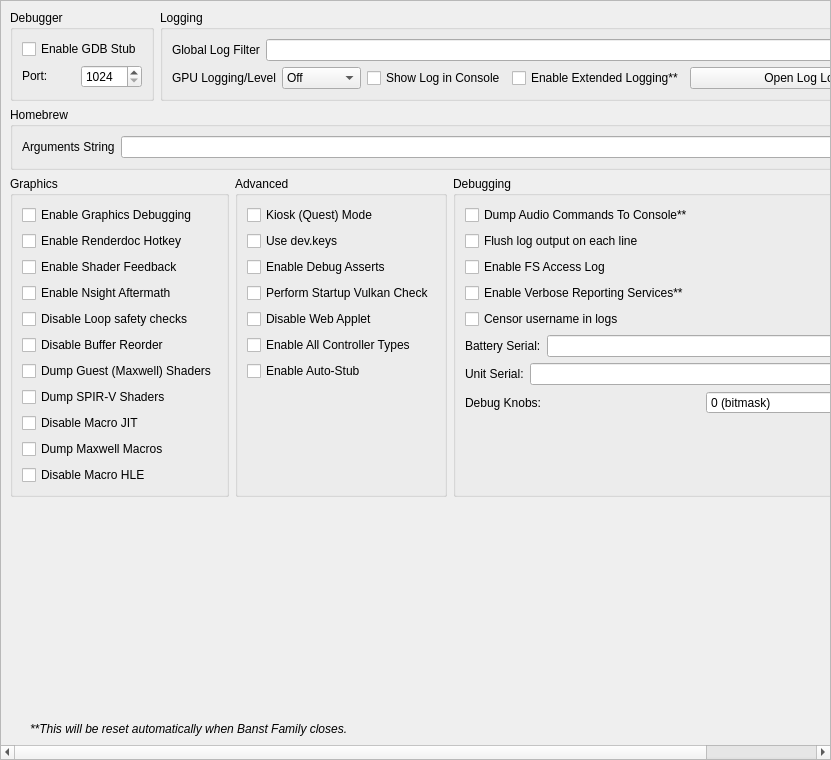
<?xml version="1.0" encoding="UTF-8"?>
<ui version="4.0">
 <class>ConfigureDebug</class>
 <widget class="QScrollArea" name="ConfigureDebug">
  <property name="geometry">
   <rect>
    <x>0</x>
    <y>0</y>
    <width>831</width>
    <height>760</height>
   </rect>
  </property>
  <property name="widgetResizable">
   <bool>true</bool>
  </property>
  <widget class="QWidget" name="widget">
   <property name="geometry">
    <rect>
     <x>0</x>
     <y>0</y>
     <width>829</width>
     <height>758</height>
    </rect>
   </property>
   <layout class="QVBoxLayout" name="verticalLayout_1">
    <item>
     <layout class="QHBoxLayout" name="horizontalLayout">
      <property name="topMargin">
       <number>0</number>
      </property>
      <item>
       <widget class="QGroupBox" name="groupBox">
        <property name="sizePolicy">
         <sizepolicy hsizetype="Preferred" vsizetype="Preferred">
          <horstretch>0</horstretch>
          <verstretch>0</verstretch>
         </sizepolicy>
        </property>
        <property name="title">
         <string>Debugger</string>
        </property>
        <property name="alignment">
         <set>Qt::AlignmentFlag::AlignLeading|Qt::AlignmentFlag::AlignLeft|Qt::AlignmentFlag::AlignTop</set>
        </property>
        <property name="flat">
         <bool>false</bool>
        </property>
        <property name="checkable">
         <bool>false</bool>
        </property>
        <layout class="QVBoxLayout" name="verticalLayout_3">
         <item>
          <widget class="QWidget" name="debug_widget" native="true">
           <property name="sizePolicy">
            <sizepolicy hsizetype="Preferred" vsizetype="Maximum">
             <horstretch>0</horstretch>
             <verstretch>0</verstretch>
            </sizepolicy>
           </property>
           <layout class="QVBoxLayout" name="verticalLayout">
            <property name="sizeConstraint">
             <enum>QLayout::SizeConstraint::SetDefaultConstraint</enum>
            </property>
            <property name="leftMargin">
             <number>0</number>
            </property>
            <property name="topMargin">
             <number>0</number>
            </property>
            <property name="rightMargin">
             <number>0</number>
            </property>
            <property name="bottomMargin">
             <number>0</number>
            </property>
            <item>
             <widget class="QCheckBox" name="toggle_gdbstub">
              <property name="sizePolicy">
               <sizepolicy hsizetype="Maximum" vsizetype="Maximum">
                <horstretch>0</horstretch>
                <verstretch>0</verstretch>
               </sizepolicy>
              </property>
              <property name="text">
               <string>Enable GDB Stub</string>
              </property>
             </widget>
            </item>
            <item>
             <widget class="QWidget" name="horizontalWidget_3" native="true">
              <property name="sizePolicy">
               <sizepolicy hsizetype="Preferred" vsizetype="Maximum">
                <horstretch>0</horstretch>
                <verstretch>0</verstretch>
               </sizepolicy>
              </property>
              <layout class="QHBoxLayout" name="horizontalLayout_3">
               <property name="leftMargin">
                <number>0</number>
               </property>
               <property name="topMargin">
                <number>0</number>
               </property>
               <property name="rightMargin">
                <number>0</number>
               </property>
               <property name="bottomMargin">
                <number>0</number>
               </property>
               <item>
                <widget class="QLabel" name="label_11">
                 <property name="sizePolicy">
                  <sizepolicy hsizetype="Minimum" vsizetype="Maximum">
                   <horstretch>0</horstretch>
                   <verstretch>0</verstretch>
                  </sizepolicy>
                 </property>
                 <property name="text">
                  <string>Port:</string>
                 </property>
                </widget>
               </item>
               <item>
                <widget class="QSpinBox" name="gdbport_spinbox">
                 <property name="sizePolicy">
                  <sizepolicy hsizetype="Preferred" vsizetype="Maximum">
                   <horstretch>0</horstretch>
                   <verstretch>0</verstretch>
                  </sizepolicy>
                 </property>
                 <property name="minimum">
                  <number>1024</number>
                 </property>
                 <property name="maximum">
                  <number>65535</number>
                 </property>
                </widget>
               </item>
              </layout>
             </widget>
            </item>
           </layout>
          </widget>
         </item>
        </layout>
       </widget>
      </item>
      <item>
       <widget class="QGroupBox" name="groupBox_2">
        <property name="sizePolicy">
         <sizepolicy hsizetype="Expanding" vsizetype="Preferred">
          <horstretch>0</horstretch>
          <verstretch>0</verstretch>
         </sizepolicy>
        </property>
        <property name="title">
         <string>Logging</string>
        </property>
        <layout class="QGridLayout" name="gridLayout_1">
         <item row="0" column="0" colspan="4">
          <widget class="QWidget" name="logging_widget" native="true">
           <property name="sizePolicy">
            <sizepolicy hsizetype="Preferred" vsizetype="Maximum">
             <horstretch>0</horstretch>
             <verstretch>0</verstretch>
            </sizepolicy>
           </property>
           <layout class="QHBoxLayout" name="horizontalLayout_1">
            <property name="leftMargin">
             <number>0</number>
            </property>
            <property name="topMargin">
             <number>0</number>
            </property>
            <property name="rightMargin">
             <number>0</number>
            </property>
            <property name="bottomMargin">
             <number>0</number>
            </property>
            <item>
             <widget class="QLabel" name="label_1">
              <property name="sizePolicy">
               <sizepolicy hsizetype="Preferred" vsizetype="Preferred">
                <horstretch>0</horstretch>
                <verstretch>0</verstretch>
               </sizepolicy>
              </property>
              <property name="text">
               <string>Global Log Filter</string>
              </property>
             </widget>
            </item>
            <item>
             <widget class="QLineEdit" name="log_filter_edit"/>
            </item>
           </layout>
          </widget>
         </item>
         <item row="1" column="0">
          <widget class="QWidget" name="gpu_log_level_widget" native="true">
           <property name="sizePolicy">
            <sizepolicy hsizetype="Preferred" vsizetype="Maximum">
             <horstretch>0</horstretch>
             <verstretch>0</verstretch>
            </sizepolicy>
           </property>
           <layout class="QHBoxLayout" name="gpu_log_level_layout">
            <property name="leftMargin">
             <number>0</number>
            </property>
            <property name="topMargin">
             <number>0</number>
            </property>
            <property name="rightMargin">
             <number>0</number>
            </property>
            <property name="bottomMargin">
             <number>0</number>
            </property>
            <item>
             <widget class="QLabel" name="gpu_log_level_label">
              <property name="text">
               <string>GPU Logging/Level</string>
              </property>
             </widget>
            </item>
            <item>
             <widget class="QComboBox" name="gpu_log_level">
              <property name="toolTip">
               <string>Detail level for GPU logs. Off disables logging entirely.</string>
              </property>
              <item>
               <property name="text">
                <string>Off</string>
               </property>
              </item>
              <item>
               <property name="text">
                <string>Errors</string>
               </property>
              </item>
              <item>
               <property name="text">
                <string>Standard</string>
               </property>
              </item>
              <item>
               <property name="text">
                <string>Verbose</string>
               </property>
              </item>
              <item>
               <property name="text">
                <string>All</string>
               </property>
              </item>
             </widget>
            </item>
           </layout>
          </widget>
         </item>
         <item row="1" column="1">
          <widget class="QCheckBox" name="toggle_console">
           <property name="text">
            <string>Show Log in Console</string>
           </property>
          </widget>
         </item>
         <item row="1" column="2">
          <widget class="QCheckBox" name="extended_logging">
           <property name="enabled">
            <bool>true</bool>
           </property>
           <property name="toolTip">
            <string>When checked, the max size of the log increases from 100 MB to 1 GB</string>
           </property>
           <property name="text">
            <string>Enable Extended Logging**</string>
           </property>
          </widget>
         </item>
         <item row="1" column="3">
          <widget class="QPushButton" name="open_log_button">
           <property name="sizePolicy">
            <sizepolicy hsizetype="Expanding" vsizetype="Maximum">
             <horstretch>1</horstretch>
             <verstretch>0</verstretch>
            </sizepolicy>
           </property>
           <property name="minimumSize">
            <size>
             <width>250</width>
             <height>0</height>
            </size>
           </property>
           <property name="text">
            <string>Open Log Location</string>
           </property>
          </widget>
         </item>
        </layout>
       </widget>
      </item>
     </layout>
    </item>
    <item>
     <widget class="QGroupBox" name="groupBox_3">
      <property name="title">
       <string>Homebrew</string>
      </property>
      <layout class="QVBoxLayout" name="verticalLayout_5">
       <item>
        <layout class="QHBoxLayout" name="horizontalLayout_4">
         <item>
          <widget class="QLabel" name="label_3">
           <property name="text">
            <string>Arguments String</string>
           </property>
          </widget>
         </item>
         <item>
          <widget class="QLineEdit" name="homebrew_args_edit"/>
         </item>
        </layout>
       </item>
      </layout>
     </widget>
    </item>
    <item>
     <layout class="QHBoxLayout" name="horizontalLayout_2">
      <item>
       <widget class="QGroupBox" name="groupBox_4">
        <property name="title">
         <string>Graphics</string>
        </property>
        <layout class="QGridLayout" name="gridLayout_2">
         <item row="4" column="0">
          <widget class="QCheckBox" name="disable_loop_safety_checks">
           <property name="toolTip">
            <string>When checked, it executes shaders without loop logic changes</string>
           </property>
           <property name="text">
            <string>Disable Loop safety checks</string>
           </property>
          </widget>
         </item>
         <item row="9" column="0">
          <widget class="QCheckBox" name="dump_macros">
           <property name="enabled">
            <bool>true</bool>
           </property>
           <property name="toolTip">
            <string>When checked, it will dump all the macro programs of the GPU</string>
           </property>
           <property name="text">
            <string>Dump Maxwell Macros</string>
           </property>
          </widget>
         </item>
         <item row="3" column="0">
          <widget class="QCheckBox" name="enable_nsight_aftermath">
           <property name="toolTip">
            <string>When checked, it enables Nsight Aftermath crash dumps</string>
           </property>
           <property name="text">
            <string>Enable Nsight Aftermath</string>
           </property>
          </widget>
         </item>
         <item row="6" column="0">
          <widget class="QCheckBox" name="dump_guest_shaders">
           <property name="enabled">
            <bool>true</bool>
           </property>
           <property name="toolTip">
            <string>When checked, it will dump original Maxwell guest shader bytecode (the input to the recompiler) as .ash files under DumpDir/shaders/. Useful for inspection with nvdisasm.</string>
           </property>
           <property name="text">
            <string>Dump Guest (Maxwell) Shaders</string>
           </property>
          </widget>
         </item>
         <item row="1" column="0">
          <widget class="QCheckBox" name="enable_renderdoc_hotkey">
           <property name="text">
            <string>Enable Renderdoc Hotkey</string>
           </property>
          </widget>
         </item>
         <item row="8" column="0">
          <widget class="QCheckBox" name="disable_macro_jit">
           <property name="enabled">
            <bool>true</bool>
           </property>
           <property name="toolTip">
            <string>When checked, it disables the macro Just In Time compiler. Enabling this makes games run slower</string>
           </property>
           <property name="text">
            <string>Disable Macro JIT</string>
           </property>
          </widget>
         </item>
         <item row="10" column="0">
          <widget class="QCheckBox" name="disable_macro_hle">
           <property name="enabled">
            <bool>true</bool>
           </property>
           <property name="toolTip">
            <string>When checked, it disables the macro HLE functions. Enabling this makes games run slower</string>
           </property>
           <property name="text">
            <string>Disable Macro HLE</string>
           </property>
          </widget>
         </item>
         <item row="0" column="0">
          <widget class="QCheckBox" name="enable_graphics_debugging">
           <property name="enabled">
            <bool>true</bool>
           </property>
           <property name="toolTip">
            <string>When checked, the graphics API enters a slower debugging mode</string>
           </property>
           <property name="text">
            <string>Enable Graphics Debugging</string>
           </property>
          </widget>
         </item>
         <item row="11" column="0">
          <spacer name="verticalSpacer_5">
           <property name="orientation">
            <enum>Qt::Orientation::Vertical</enum>
           </property>
           <property name="sizeType">
            <enum>QSizePolicy::Policy::Preferred</enum>
           </property>
           <property name="sizeHint" stdset="0">
            <size>
             <width>20</width>
             <height>0</height>
            </size>
           </property>
          </spacer>
         </item>
         <item row="2" column="0">
          <widget class="QCheckBox" name="enable_shader_feedback">
           <property name="toolTip">
            <string>When checked, Banst Family will log statistics about the compiled pipeline cache</string>
           </property>
           <property name="text">
            <string>Enable Shader Feedback</string>
           </property>
          </widget>
         </item>
         <item row="5" column="0">
          <widget class="QCheckBox" name="disable_buffer_reorder">
           <property name="toolTip">
            <string>&lt;html&gt;&lt;head/&gt;&lt;body&gt;&lt;p&gt;When checked, disables reordering of mapped memory uploads which allows to associate uploads with specific draws. May reduce performance in some cases.&lt;/p&gt;&lt;/body&gt;&lt;/html&gt;</string>
           </property>
           <property name="text">
            <string>Disable Buffer Reorder</string>
           </property>
          </widget>
         </item>
         <item row="7" column="0">
          <widget class="QCheckBox" name="gpu_log_shader_dumps">
           <property name="toolTip">
            <string>When checked, it will dump the recompiler's output SPIR-V binaries (.spv) under LogDir/shaders/. Inspect via SPIRV-Tools (spirv-dis / spirv-cross / spirv-val) or RenderDoc.</string>
           </property>
           <property name="text">
            <string>Dump SPIR-V Shaders</string>
           </property>
          </widget>
         </item>
        </layout>
       </widget>
      </item>
      <item>
       <widget class="QGroupBox" name="groupBox_6">
        <property name="title">
         <string>Advanced</string>
        </property>
        <layout class="QGridLayout" name="gridLayout_4">
         <item row="3" column="0">
          <widget class="QCheckBox" name="perform_vulkan_check">
           <property name="toolTip">
            <string>Enables Banst Family to check for a working Vulkan environment when the program starts up. Disable this if this is causing issues with external programs seeing Banst Family.</string>
           </property>
           <property name="text">
            <string>Perform Startup Vulkan Check</string>
           </property>
          </widget>
         </item>
         <item row="4" column="0">
          <widget class="QCheckBox" name="disable_web_applet">
           <property name="text">
            <string>Disable Web Applet</string>
           </property>
          </widget>
         </item>
         <item row="5" column="0">
          <widget class="QCheckBox" name="enable_all_controllers">
           <property name="text">
            <string>Enable All Controller Types</string>
           </property>
          </widget>
         </item>
         <item row="6" column="0">
          <widget class="QCheckBox" name="use_auto_stub">
           <property name="text">
            <string>Enable Auto-Stub</string>
           </property>
          </widget>
         </item>
         <item row="0" column="0">
          <widget class="QCheckBox" name="quest_flag">
           <property name="text">
            <string>Kiosk (Quest) Mode</string>
           </property>
          </widget>
         </item>
         <item row="1" column="0">
          <widget class="QCheckBox" name="use_dev_keys">
           <property name="text">
            <string>Use dev.keys</string>
           </property>
          </widget>
         </item>
         <item row="2" column="0">
          <widget class="QCheckBox" name="use_debug_asserts">
           <property name="text">
            <string>Enable Debug Asserts</string>
           </property>
          </widget>
         </item>
         <item row="7" column="0">
          <spacer name="verticalSpacer_4">
           <property name="orientation">
            <enum>Qt::Orientation::Vertical</enum>
           </property>
           <property name="sizeType">
            <enum>QSizePolicy::Policy::Expanding</enum>
           </property>
           <property name="sizeHint" stdset="0">
            <size>
             <width>20</width>
             <height>0</height>
            </size>
           </property>
          </spacer>
         </item>
        </layout>
       </widget>
      </item>
      <item>
       <widget class="QGroupBox" name="groupBox_5">
        <property name="title">
         <string>Debugging</string>
        </property>
        <layout class="QGridLayout" name="gridLayout_3">
         <item row="6" column="0">
          <widget class="QWidget" name="serial_battery_widget" native="true">
           <property name="sizePolicy">
            <sizepolicy hsizetype="Preferred" vsizetype="Maximum">
             <horstretch>0</horstretch>
             <verstretch>0</verstretch>
            </sizepolicy>
           </property>
           <layout class="QHBoxLayout" name="horizontalLayout_11">
            <property name="leftMargin">
             <number>0</number>
            </property>
            <property name="topMargin">
             <number>0</number>
            </property>
            <property name="rightMargin">
             <number>0</number>
            </property>
            <property name="bottomMargin">
             <number>0</number>
            </property>
            <item>
             <widget class="QLabel" name="label_12">
              <property name="sizePolicy">
               <sizepolicy hsizetype="Preferred" vsizetype="Preferred">
                <horstretch>0</horstretch>
                <verstretch>0</verstretch>
               </sizepolicy>
              </property>
              <property name="text">
               <string>Battery Serial:</string>
              </property>
             </widget>
            </item>
            <item>
             <widget class="QLineEdit" name="serial_battery_edit"/>
            </item>
           </layout>
          </widget>
         </item>
         <item row="8" column="0">
          <widget class="QWidget" name="debug_knobs_widget" native="true">
           <property name="sizePolicy">
            <sizepolicy hsizetype="Preferred" vsizetype="Maximum">
             <horstretch>0</horstretch>
             <verstretch>0</verstretch>
            </sizepolicy>
           </property>
           <layout class="QHBoxLayout" name="horizontalLayout_debug_knobs">
            <property name="leftMargin">
             <number>0</number>
            </property>
            <property name="topMargin">
             <number>0</number>
            </property>
            <property name="rightMargin">
             <number>0</number>
            </property>
            <property name="bottomMargin">
             <number>0</number>
            </property>
            <item>
             <widget class="QLabel" name="label_debug_knobs">
              <property name="sizePolicy">
               <sizepolicy hsizetype="Preferred" vsizetype="Preferred">
                <horstretch>0</horstretch>
                <verstretch>0</verstretch>
               </sizepolicy>
              </property>
              <property name="text">
               <string>Debug Knobs:</string>
              </property>
             </widget>
            </item>
            <item>
             <widget class="QSpinBox" name="debug_knobs_spinbox">
              <property name="minimum">
               <number>0</number>
              </property>
              <property name="maximum">
               <number>65535</number>
              </property>
              <property name="toolTip">
               <string>Bitmask for quick development toggles</string>
              </property>
              <property name="statusTip">
               <string>Set debug knobs (bitmask)</string>
              </property>
              <property name="whatsThis">
               <string>16-bit debug knob set for quick development toggles</string>
              </property>
              <property name="suffix">
               <string> (bitmask)</string>
              </property>
             </widget>
            </item>
           </layout>
          </widget>
         </item>
         <item row="7" column="0">
          <widget class="QWidget" name="serial_board_widget" native="true">
           <property name="sizePolicy">
            <sizepolicy hsizetype="Preferred" vsizetype="Maximum">
             <horstretch>0</horstretch>
             <verstretch>0</verstretch>
            </sizepolicy>
           </property>
           <layout class="QHBoxLayout" name="horizontalLayout_12">
            <property name="leftMargin">
             <number>0</number>
            </property>
            <property name="topMargin">
             <number>0</number>
            </property>
            <property name="rightMargin">
             <number>0</number>
            </property>
            <property name="bottomMargin">
             <number>0</number>
            </property>
            <item>
             <widget class="QLabel" name="label_13">
              <property name="sizePolicy">
               <sizepolicy hsizetype="Preferred" vsizetype="Preferred">
                <horstretch>0</horstretch>
                <verstretch>0</verstretch>
               </sizepolicy>
              </property>
              <property name="text">
               <string>Unit Serial:</string>
              </property>
             </widget>
            </item>
            <item>
             <widget class="QLineEdit" name="serial_board_edit"/>
            </item>
           </layout>
          </widget>
         </item>
         <item row="20" column="0">
          <spacer name="verticalSpacer_3">
           <property name="orientation">
            <enum>Qt::Orientation::Vertical</enum>
           </property>
           <property name="sizeType">
            <enum>QSizePolicy::Policy::Expanding</enum>
           </property>
           <property name="sizeHint" stdset="0">
            <size>
             <width>20</width>
             <height>0</height>
            </size>
           </property>
          </spacer>
         </item>
         <item row="1" column="0">
          <widget class="QCheckBox" name="dump_audio_commands">
           <property name="toolTip">
            <string>Enable this to output the latest generated audio command list to the console. Only affects games using the audio renderer.</string>
           </property>
           <property name="text">
            <string>Dump Audio Commands To Console**</string>
           </property>
          </widget>
         </item>
         <item row="2" column="0">
          <widget class="QCheckBox" name="flush_line">
           <property name="text">
            <string>Flush log output on each line</string>
           </property>
          </widget>
         </item>
         <item row="3" column="0">
          <widget class="QCheckBox" name="fs_access_log">
           <property name="text">
            <string>Enable FS Access Log</string>
           </property>
          </widget>
         </item>
         <item row="4" column="0">
          <widget class="QCheckBox" name="reporting_services">
           <property name="text">
            <string>Enable Verbose Reporting Services**</string>
           </property>
          </widget>
         </item>
         <item row="5" column="0">
          <widget class="QCheckBox" name="censor_username">
           <property name="text">
            <string>Censor username in logs</string>
           </property>
          </widget>
         </item>
        </layout>
       </widget>
      </item>
     </layout>
    </item>
    <item>
     <spacer name="verticalSpacer">
      <property name="orientation">
       <enum>Qt::Orientation::Vertical</enum>
      </property>
      <property name="sizeHint" stdset="0">
       <size>
        <width>20</width>
        <height>0</height>
       </size>
      </property>
     </spacer>
    </item>
    <item>
     <widget class="QLabel" name="label_5">
      <property name="sizePolicy">
       <sizepolicy hsizetype="Expanding" vsizetype="Preferred">
        <horstretch>0</horstretch>
        <verstretch>0</verstretch>
       </sizepolicy>
      </property>
      <property name="font">
       <font>
        <italic>true</italic>
       </font>
      </property>
      <property name="text">
    <string>**This will be reset automatically when Banst Family closes.</string>
      </property>
      <property name="indent">
       <number>20</number>
      </property>
     </widget>
    </item>
   </layout>
  </widget>
 </widget>
 <tabstops>
  <tabstop>log_filter_edit</tabstop>
  <tabstop>toggle_console</tabstop>
  <tabstop>extended_logging</tabstop>
  <tabstop>open_log_button</tabstop>
  <tabstop>homebrew_args_edit</tabstop>
  <tabstop>enable_graphics_debugging</tabstop>
  <tabstop>enable_shader_feedback</tabstop>
  <tabstop>enable_nsight_aftermath</tabstop>
  <tabstop>fs_access_log</tabstop>
  <tabstop>reporting_services</tabstop>
  <tabstop>quest_flag</tabstop>
  <tabstop>use_debug_asserts</tabstop>
 </tabstops>
 <resources/>
 <connections/>
</ui>
